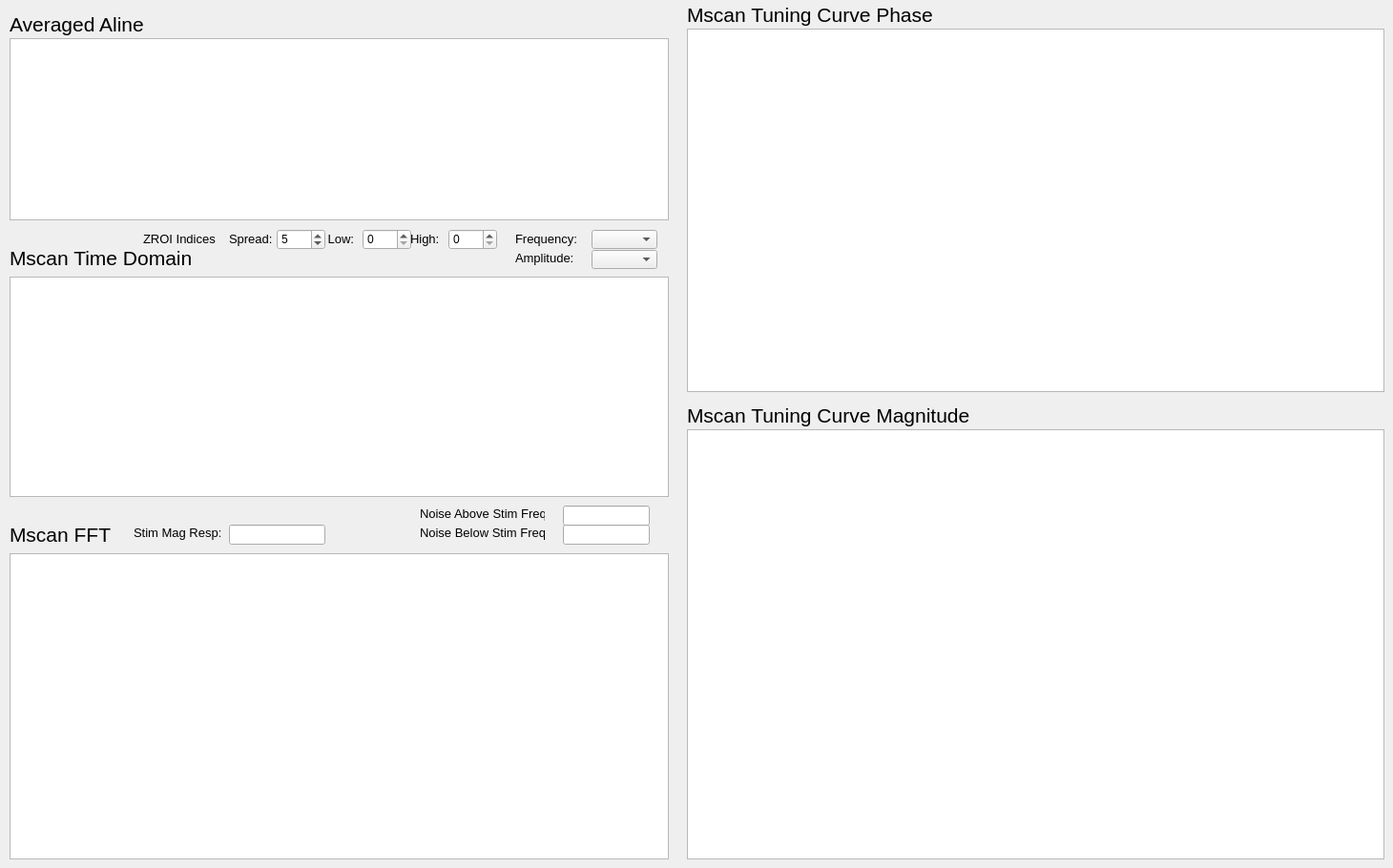
        <widget class="QWidget" name="mscan_tab">
         <attribute name="title">
          <string>Mscan</string>
         </attribute>
         <widget class="PlotWidget" name="plot_mscan_TD">
          <property name="geometry">
           <rect>
            <x>10</x>
            <y>290</y>
            <width>691</width>
            <height>231</height>
           </rect>
          </property>
          <property name="backgroundBrush">
           <brush brushstyle="NoBrush">
            <color alpha="255">
             <red>255</red>
             <green>255</green>
             <blue>255</blue>
            </color>
           </brush>
          </property>
         </widget>
         <widget class="QLabel" name="label_55">
          <property name="geometry">
           <rect>
            <x>10</x>
            <y>260</y>
            <width>211</width>
            <height>21</height>
           </rect>
          </property>
          <property name="font">
           <font>
            <pointsize>16</pointsize>
           </font>
          </property>
          <property name="text">
           <string>Mscan Time Domain</string>
          </property>
         </widget>
         <widget class="QLabel" name="label_56">
          <property name="geometry">
           <rect>
            <x>10</x>
            <y>550</y>
            <width>121</width>
            <height>21</height>
           </rect>
          </property>
          <property name="font">
           <font>
            <pointsize>16</pointsize>
           </font>
          </property>
          <property name="text">
           <string>Mscan FFT</string>
          </property>
         </widget>
         <widget class="PlotWidget" name="plot_mscan_FFT">
          <property name="geometry">
           <rect>
            <x>10</x>
            <y>580</y>
            <width>691</width>
            <height>321</height>
           </rect>
          </property>
          <property name="backgroundBrush">
           <brush brushstyle="NoBrush">
            <color alpha="255">
             <red>255</red>
             <green>255</green>
             <blue>255</blue>
            </color>
           </brush>
          </property>
         </widget>
         <widget class="QLabel" name="label_57">
          <property name="geometry">
           <rect>
            <x>720</x>
            <y>420</y>
            <width>341</width>
            <height>31</height>
           </rect>
          </property>
          <property name="font">
           <font>
            <pointsize>16</pointsize>
           </font>
          </property>
          <property name="text">
           <string>Mscan Tuning Curve Magnitude</string>
          </property>
         </widget>
         <widget class="PlotWidget" name="plot_mscan_mag_tuning">
          <property name="geometry">
           <rect>
            <x>720</x>
            <y>450</y>
            <width>731</width>
            <height>451</height>
           </rect>
          </property>
          <property name="backgroundBrush">
           <brush brushstyle="NoBrush">
            <color alpha="255">
             <red>255</red>
             <green>255</green>
             <blue>255</blue>
            </color>
           </brush>
          </property>
         </widget>
         <widget class="QLabel" name="label_58">
          <property name="geometry">
           <rect>
            <x>720</x>
            <y>0</y>
            <width>271</width>
            <height>31</height>
           </rect>
          </property>
          <property name="font">
           <font>
            <pointsize>16</pointsize>
           </font>
          </property>
          <property name="text">
           <string>Mscan Tuning Curve Phase</string>
          </property>
         </widget>
         <widget class="PlotWidget" name="plot_mscan_phase_tuning">
          <property name="geometry">
           <rect>
            <x>720</x>
            <y>30</y>
            <width>731</width>
            <height>381</height>
           </rect>
          </property>
          <property name="backgroundBrush">
           <brush brushstyle="NoBrush">
            <color alpha="255">
             <red>255</red>
             <green>255</green>
             <blue>255</blue>
            </color>
           </brush>
          </property>
         </widget>
         <widget class="PlotWidget" name="plot_mscan_avgAline">
          <property name="geometry">
           <rect>
            <x>10</x>
            <y>40</y>
            <width>691</width>
            <height>191</height>
           </rect>
          </property>
          <property name="backgroundBrush">
           <brush brushstyle="NoBrush">
            <color alpha="255">
             <red>255</red>
             <green>255</green>
             <blue>255</blue>
            </color>
           </brush>
          </property>
         </widget>
         <widget class="QLabel" name="label_60">
          <property name="geometry">
           <rect>
            <x>10</x>
            <y>10</y>
            <width>161</width>
            <height>31</height>
           </rect>
          </property>
          <property name="font">
           <font>
            <pointsize>16</pointsize>
           </font>
          </property>
          <property name="text">
           <string>Averaged Aline</string>
          </property>
         </widget>
         <widget class="QLabel" name="label">
          <property name="geometry">
           <rect>
            <x>540</x>
            <y>240</y>
            <width>71</width>
            <height>21</height>
           </rect>
          </property>
          <property name="font">
           <font>
            <pointsize>10</pointsize>
           </font>
          </property>
          <property name="text">
           <string>Frequency:</string>
          </property>
         </widget>
         <widget class="QLabel" name="label_2">
          <property name="geometry">
           <rect>
            <x>540</x>
            <y>260</y>
            <width>61</width>
            <height>21</height>
           </rect>
          </property>
          <property name="font">
           <font>
            <pointsize>10</pointsize>
           </font>
          </property>
          <property name="text">
           <string>Amplitude:</string>
          </property>
         </widget>
         <widget class="QComboBox" name="mscan_freq_comboBox">
          <property name="geometry">
           <rect>
            <x>620</x>
            <y>241</y>
            <width>69</width>
            <height>20</height>
           </rect>
          </property>
         </widget>
         <widget class="QComboBox" name="mscan_amp_comboBox">
          <property name="geometry">
           <rect>
            <x>620</x>
            <y>262</y>
            <width>69</width>
            <height>20</height>
           </rect>
          </property>
         </widget>
         <widget class="QLabel" name="label_3">
          <property name="geometry">
           <rect>
            <x>140</x>
            <y>550</y>
            <width>91</width>
            <height>16</height>
           </rect>
          </property>
          <property name="font">
           <font>
            <pointsize>10</pointsize>
           </font>
          </property>
          <property name="text">
           <string>Stim Mag Resp:</string>
          </property>
         </widget>
         <widget class="QLabel" name="label_4">
          <property name="geometry">
           <rect>
            <x>440</x>
            <y>530</y>
            <width>131</width>
            <height>16</height>
           </rect>
          </property>
          <property name="font">
           <font>
            <pointsize>10</pointsize>
           </font>
          </property>
          <property name="text">
           <string>Noise Above Stim Freq</string>
          </property>
         </widget>
         <widget class="QLabel" name="label_5">
          <property name="geometry">
           <rect>
            <x>440</x>
            <y>550</y>
            <width>131</width>
            <height>16</height>
           </rect>
          </property>
          <property name="font">
           <font>
            <pointsize>10</pointsize>
           </font>
          </property>
          <property name="text">
           <string>Noise Below Stim Freq</string>
          </property>
         </widget>
         <widget class="QLineEdit" name="mscan_noise_above_lineEdit">
          <property name="enabled">
           <bool>true</bool>
          </property>
          <property name="geometry">
           <rect>
            <x>590</x>
            <y>530</y>
            <width>91</width>
            <height>21</height>
           </rect>
          </property>
          <property name="autoFillBackground">
           <bool>false</bool>
          </property>
          <property name="readOnly">
           <bool>true</bool>
          </property>
         </widget>
         <widget class="QLineEdit" name="mscan_noise_below_lineEdit">
          <property name="enabled">
           <bool>true</bool>
          </property>
          <property name="geometry">
           <rect>
            <x>590</x>
            <y>550</y>
            <width>91</width>
            <height>21</height>
           </rect>
          </property>
          <property name="readOnly">
           <bool>true</bool>
          </property>
         </widget>
         <widget class="QLineEdit" name="mscan_stim_mag_resp">
          <property name="enabled">
           <bool>true</bool>
          </property>
          <property name="geometry">
           <rect>
            <x>240</x>
            <y>550</y>
            <width>101</width>
            <height>21</height>
           </rect>
          </property>
          <property name="autoFillBackground">
           <bool>false</bool>
          </property>
          <property name="readOnly">
           <bool>true</bool>
          </property>
         </widget>
         <widget class="QSpinBox" name="mscan_zROIlow_spinBox">
          <property name="geometry">
           <rect>
            <x>380</x>
            <y>240</y>
            <width>51</width>
            <height>22</height>
           </rect>
          </property>
          <property name="keyboardTracking">
           <bool>false</bool>
          </property>
          <property name="maximum">
           <number>2000</number>
          </property>
         </widget>
         <widget class="QSpinBox" name="mscan_zROIhigh_spinBox">
          <property name="geometry">
           <rect>
            <x>470</x>
            <y>240</y>
            <width>51</width>
            <height>22</height>
           </rect>
          </property>
          <property name="keyboardTracking">
           <bool>false</bool>
          </property>
          <property name="maximum">
           <number>2000</number>
          </property>
         </widget>
         <widget class="QLabel" name="label_11">
          <property name="geometry">
           <rect>
            <x>340</x>
            <y>240</y>
            <width>41</width>
            <height>21</height>
           </rect>
          </property>
          <property name="font">
           <font>
            <pointsize>10</pointsize>
           </font>
          </property>
          <property name="text">
           <string> Low:</string>
          </property>
         </widget>
         <widget class="QLabel" name="label_12">
          <property name="geometry">
           <rect>
            <x>430</x>
            <y>240</y>
            <width>31</width>
            <height>21</height>
           </rect>
          </property>
          <property name="font">
           <font>
            <pointsize>10</pointsize>
           </font>
          </property>
          <property name="text">
           <string>High:</string>
          </property>
         </widget>
         <widget class="QLabel" name="label_99">
          <property name="geometry">
           <rect>
            <x>150</x>
            <y>240</y>
            <width>81</width>
            <height>21</height>
           </rect>
          </property>
          <property name="font">
           <font>
            <pointsize>10</pointsize>
           </font>
          </property>
          <property name="text">
           <string>ZROI Indices</string>
          </property>
         </widget>
         <widget class="QSpinBox" name="mscan_zROIlspread_spinBox">
          <property name="geometry">
           <rect>
            <x>290</x>
            <y>240</y>
            <width>51</width>
            <height>22</height>
           </rect>
          </property>
          <property name="keyboardTracking">
           <bool>false</bool>
          </property>
          <property name="maximum">
           <number>2000</number>
          </property>
          <property name="value">
           <number>5</number>
          </property>
         </widget>
         <widget class="QLabel" name="label_100">
          <property name="geometry">
           <rect>
            <x>240</x>
            <y>240</y>
            <width>51</width>
            <height>21</height>
           </rect>
          </property>
          <property name="font">
           <font>
            <pointsize>10</pointsize>
           </font>
          </property>
          <property name="text">
           <string>Spread:</string>
          </property>
         </widget>
        </widget>
